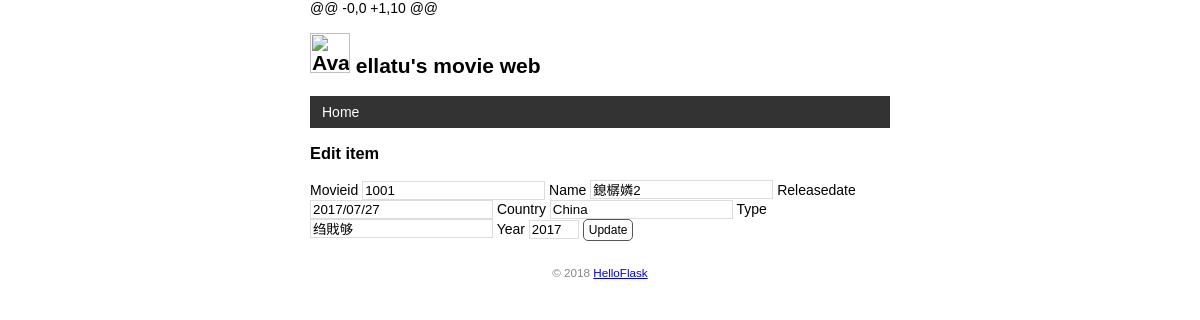
The page /movie/edit/1001 on the database as committed earlier.
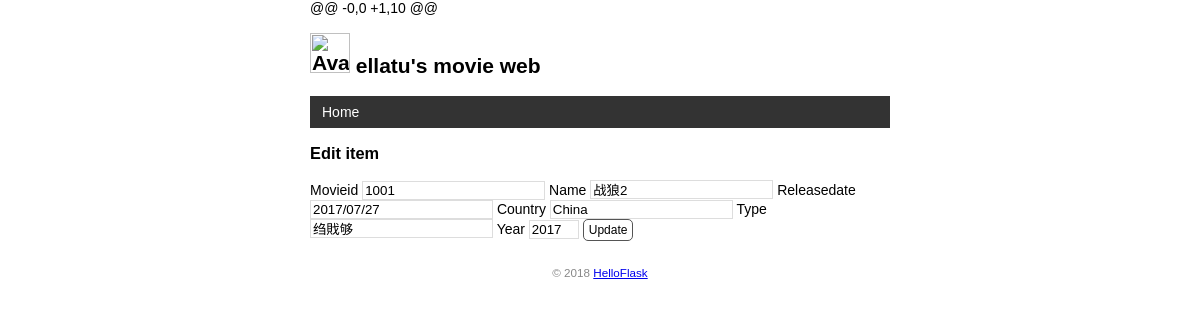
The same page on the database as committed later.
### app.py (models this page shows)
class User(db.Model):  # 表名将会是 user（自动生成，小写处理）
    id = db.Column(db.Integer, primary_key=True)  # 主键
    name = db.Column(db.String(20))  # 名

class  Movie(db.Model):  # 表名将会是movie_info（自动生成，小写处理）
    movieid = db.Column(db.String(10), primary_key=True)  # 主键
    title = db.Column(db.String(20))  # 名字
    releasedate = db.Column(db.String(20))  # 时间日期
    country = db.Column(db.String(20))  # 国家
    Type = db.Column(db.String(10))  # 类型
    year = db.Column(db.String(4))  # 年份

### app.py (the view, shortened to what this page needs)
@app.route('/movie/edit/<int:movie_id>', methods=['GET', 'POST'])
def edit(movie_id):
    movie = Movie.query.get_or_404(movie_id)
    return render_template('edit.html', movie=movie)

### app.py (called while the page is built)
@app.context_processor
def inject_user():
    user = User.query.first()
    return dict(user=user)

### templates/edit.html (shortened to what this page needs)
{% extends 'base.html' %}
{% block content %}
<h3>Edit item</h3>
<form method="post">
    Movieid <input type="text" name="movieid" autocomplete="off" required value="{{ movie.movieid}}">
    Name <input type="text" name="title" autocomplete="off" required value="{{ movie.title }}">
    Releasedate <input type="text" name="releasedate" autocomplete="off" required value="{{ movie.releasedate }}">
    Country <input type="text" name="country" autocomplete="off" required  value="{{ movie.country }}">
    Type <input type="text" name="Type" autocomplete="off" required value="{{ movie.Type}}">
    Year <input type="text" name="year" autocomplete="off" required value="{{ movie.year }}">
    <input class="btn" type="submit" name="submit" value="Update">
</form>
{% endblock %}

### templates/base.html (shortened to what this page needs)
<!DOCTYPE html>
<html lang="en">
<head>
    {% block head %}
    <link rel="stylesheet" href="{{ url_for('static', filename='style.css') }}" type="text/css">
    {% endblock %}
</head>
<body>
    <h2>
        <img alt="Avatar" class="touxiang" src="{{ url_for('static', filename='images/touxiang.png') }}">
        {{ user.name }}'s movie web
    </h2>
    <nav>
        <ul>
            <li><a href="{{ url_for('index') }}">Home</a></li>
        </ul>
    </nav>
    {% block content %}{% endblock %}
    <footer>
        <small>&copy; 2018 <a href="http://helloflask.com/tutorial">HelloFlask</a></small>
	</footer>
</body>
</html>

### static/style.css (style rules this page uses)
body { margin: auto; max-width: 580px; font-size: 14px; font-family: Helvetica, Arial, sans-serif; }
input[type=submit] { font-family: inherit; }
input[type=text] { border: 1px solid #ddd; }
input[name=year] { width: 50px; }
.btn { font-size: 12px; padding: 3px 5px; text-decoration: none; cursor: pointer; background-color: white; color: black; border: 1px solid #555555; border-radius: 5px; }
nav ul { list-style-type: none; margin: 0; padding: 0; overflow: hidden; background-color: #333; }
nav li { float: left; }
nav li a { display: block; color: white; text-align: center; padding: 8px 12px; text-decoration: none; }
.touxiang { width: 40px; }
footer { color: #888; margin-top: 15px; text-align: center; padding: 10px; }

Rows that differ between the two databases and show on the page:
changed Movie "China": title "鎴樼嫾2" → "战狼2"
